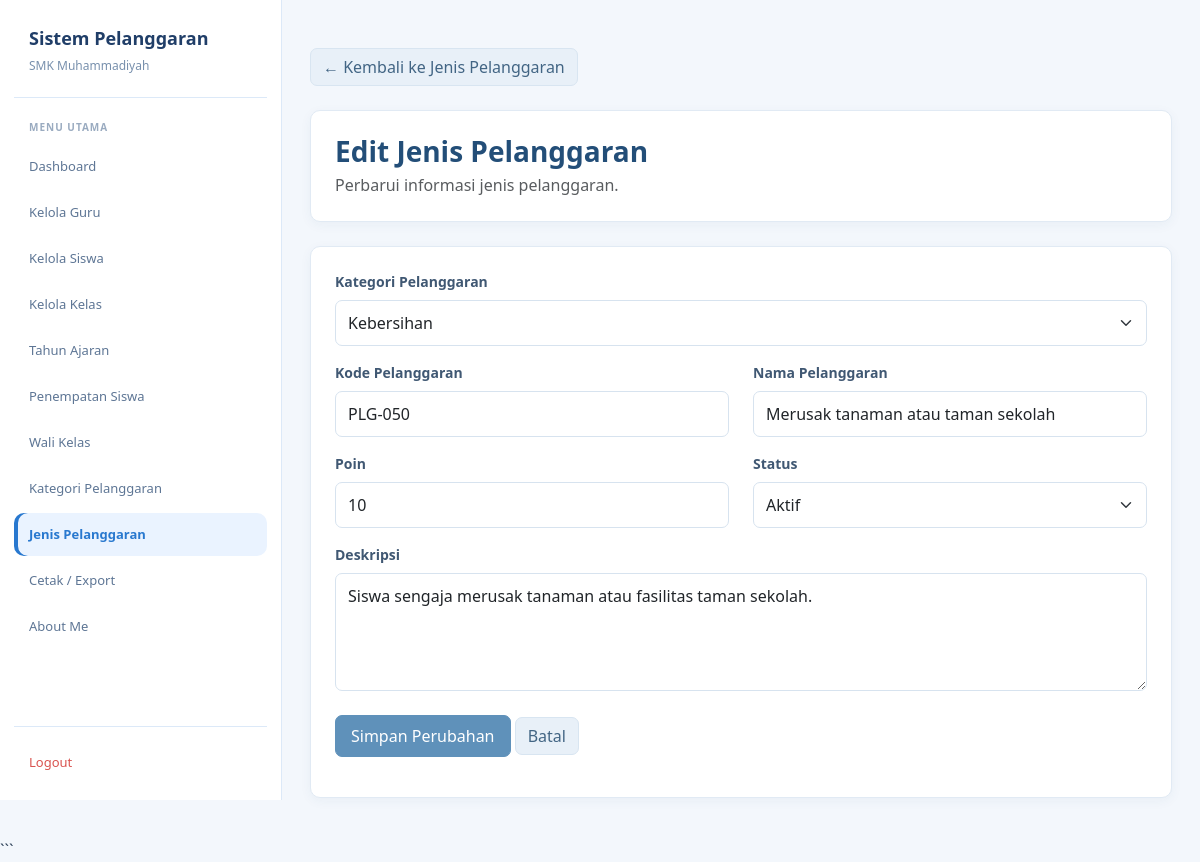
The app's page /admin/edit_jenis_pelanggaran.php?id=50 (signed in) with its own data.
### tables this page shows
CREATE TABLE `t_pelanggaran` (
  `id` int(11) NOT NULL,
  `pelanggaran_kategori_id` int(11) NOT NULL,
  `kode` varchar(30) NOT NULL,
  `nama` varchar(150) NOT NULL,
  `poin` int(11) NOT NULL,
  `deskripsi` text NOT NULL,
  `status_aktif` tinyint(1) NOT NULL,
  `created_at` timestamp NOT NULL DEFAULT current_timestamp(),
  `update_at` timestamp NOT NULL DEFAULT current_timestamp(),
  `tingkat` varchar(20) NOT NULL DEFAULT 'Ringan'
);

CREATE TABLE `t_pelanggaran_kategori` (
  `id` int(11) NOT NULL,
  `nama` varchar(100) NOT NULL,
  `deskripsi` text NOT NULL,
  `status_aktif` tinyint(1) NOT NULL,
  `created_at` timestamp NULL DEFAULT NULL,
  `updated_at` timestamp NULL DEFAULT NULL
);

### admin/edit_jenis_pelanggaran.php (the view, shortened to what this page needs)
<?php
include "../config/koneksi.php";
function e($value): string {
    return htmlspecialchars((string)($value ?? ''), ENT_QUOTES, 'UTF-8');
}
$id = filter_input(INPUT_GET, 'id', FILTER_VALIDATE_INT);
$stmt = mysqli_prepare(
    $koneksi,
    "SELECT * FROM t_pelanggaran WHERE id = ? LIMIT 1"
);
mysqli_stmt_bind_param($stmt, "i", $id);
mysqli_stmt_execute($stmt);
$hasil = mysqli_stmt_get_result($stmt);
$data = mysqli_fetch_assoc($hasil);
$queryKategori = mysqli_query(
    $koneksi,
    "SELECT id, nama
     FROM t_pelanggaran_kategori
     WHERE status_aktif = 1
        OR id = " . (int)$data['pelanggaran_kategori_id'] . "
     ORDER BY nama ASC"
);
?>
<!DOCTYPE html>
<html lang="id">
<head>
<link href="https://cdn.jsdelivr.net/npm/bootstrap@5.3.8/dist/css/bootstrap.min.css" rel="stylesheet">
</head>
<body>
<aside class="sidebar">
    <div class="brand">
        <div class="brand-title">Sistem Pelanggaran</div>
        <div class="brand-subtitle">SMK Muhammadiyah</div>
    </div>
    <div class="menu-title">Menu Utama</div>
    <nav class="menu">
        <a href="../dashboard.php" class="menu-link">Dashboard</a>
        <a href="guru.php" class="menu-link">Kelola Guru</a>
        <a href="siswa.php" class="menu-link">Kelola Siswa</a>
        <a href="kelas.php" class="menu-link">Kelola Kelas</a>
        <a href="tahun_ajaran.php" class="menu-link">Tahun Ajaran</a>
        <a href="penempatan_siswa.php" class="menu-link">Penempatan Siswa</a>
        <a href="wali_kelas.php" class="menu-link">Wali Kelas</a>
        <a href="kategori_pelanggaran.php" class="menu-link">Kategori Pelanggaran</a>
        <a href="jenis_pelanggaran.php" class="menu-link active">Jenis Pelanggaran</a>
        <a href="cetak_export.php" class="menu-link">Cetak / Export</a>
        <a href="../about.php" class="menu-link">About Me</a>
    </nav>
    <div class="logout">
        <a href="../logout.php" class="menu-link">Logout</a>
    </div>
</aside>
<main class="main">
    <a href="jenis_pelanggaran.php" class="btn btn-secondary mb-4">&larr; Kembali ke Jenis Pelanggaran</a>
    <div class="card mb-4">
        <div class="card-body">
            <h2 class="judul mb-1">Edit Jenis Pelanggaran</h2>
            <p class="text-muted mb-0">Perbarui informasi jenis pelanggaran.</p>
        </div>
    </div>
    <div class="card">
        <div class="card-body">
            <form method="POST" action="edit_jenis_pelanggaran.php?id=<?= (int)$id; ?>" autocomplete="off">
                <div class="mb-3">
                    <label for="kategori" class="form-label">Kategori Pelanggaran</label>
                    <select name="pelanggaran_kategori_id" id="kategori" class="form-select" required>
                        <?php while ($kategori = mysqli_fetch_assoc($queryKategori)): ?>
                            <option value="<?= (int)$kategori['id']; ?>"
                                <?= ((string)$data['pelanggaran_kategori_id'] === (string)$kategori['id']) ? 'selected' : ''; ?>>
                                <?= e($kategori['nama']); ?>
                            </option>
                        <?php endwhile; ?>
                    </select>
                </div>
                <div class="row">
                    <div class="col-md-6 mb-3">
                        <label for="kode" class="form-label">Kode Pelanggaran</label>
                        <input type="text" name="kode" id="kode" class="form-control"
                            maxlength="50" value="<?= e($data['kode']); ?>" required>
                    </div>
                    <div class="col-md-6 mb-3">
                        <label for="nama" class="form-label">Nama Pelanggaran</label>
                        <input type="text" name="nama" id="nama" class="form-control"
                            value="<?= e($data['nama']); ?>" required>
                    </div>
                </div>
                <div class="row">
                    <div class="col-md-6 mb-3">
                        <label for="poin" class="form-label">Poin</label>
                        <input type="number" name="poin" id="poin" class="form-control"
                            min="0" value="<?= e($data['poin']); ?>" required>
                    </div>
                    <div class="col-md-6 mb-3">
                        <label for="status_aktif" class="form-label">Status</label>
                        <select name="status_aktif" id="status_aktif" class="form-select" required>
                            <option value="1" <?= (int)$data['status_aktif'] === 1 ? 'selected' : ''; ?>>Aktif</option>
                        </select>
                    </div>
                </div>
                <div class="mb-4">
                    <label for="deskripsi" class="form-label">Deskripsi</label>
                    <textarea name="deskripsi" id="deskripsi" class="form-control" rows="4" required><?= e($data['deskripsi']); ?></textarea>
                </div>
                <button type="submit" name="update" class="btn btn-primary">Simpan Perubahan</button>
                <a href="jenis_pelanggaran.php" class="btn btn-secondary">Batal</a>
            </form>
        </div>
    </div>
</main>
</body>
</html>

### admin/edit_jenis_pelanggaran.php (style rules this page uses)
:root { --blue:#2878cf; --blue-dark:#203e68; --blue-soft:#eaf3ff; --page:#f3f7fc; --line:#dce9f8; }
* { box-sizing:border-box; }
body { margin:0; background:var(--page); color:#2f435a; font-family:"Segoe UI",Arial,sans-serif; }
a { text-decoration:none; }
.sidebar { position:fixed; left:0; top:0; width:282px; min-width:282px; height:100vh; overflow-y:auto; background:#fff; border-right:1px solid var(--line); padding:25px 14px 16px; display:flex; flex-direction:column; z-index:1000; }
.brand { padding:0 15px 22px; border-bottom:1px solid var(--line); margin-bottom:22px; }
.brand-title { font-size:18px; font-weight:700; color:var(--blue-dark); margin-bottom:5px; }
.brand-subtitle { font-size:12px; color:#7890ad; }
.menu-title { font-size:10px; font-weight:700; color:#9aabc0; letter-spacing:1px; text-transform:uppercase; margin:0 15px 10px; }
.menu { display:flex; flex-direction:column; gap:3px; }
.menu-link { min-height:43px; display:flex; align-items:center; padding:10px 15px; border-radius:10px; color:#5e7695; font-size:13px; transition:.2s ease; }
.menu-link:hover,.menu-link.active { background:var(--blue-soft); color:var(--blue); }
.menu-link.active { font-weight:600; box-shadow:inset 4px 0 0 var(--blue); }
.logout { margin-top:auto; padding-top:14px; border-top:1px solid var(--line); }
.logout .menu-link { color:#d9534f; }
.main { margin-left:282px; min-height:100vh; padding:24px 28px 40px; }
.card { border:1px solid #e1eaf4!important; border-radius:10px; box-shadow:0 3px 12px rgba(35,78,120,.05)!important; }
.card-body { padding:24px; }
.judul,h4 { color:#234e78; }
.judul { font-size:28px; font-weight:600; }
.form-label { color:#405873; font-weight:600; font-size:14px; }
.form-control,.form-select { border-color:#d7e3ef; border-radius:7px; padding:10px 12px; }
.btn { border-radius:7px; }
.btn-primary { --bs-btn-color:#fff; --bs-btn-bg:#5f91ba; --bs-btn-border-color:#5f91ba; --bs-btn-hover-color:#fff; --bs-btn-hover-bg:#4b7fa9; --bs-btn-hover-border-color:#4b7fa9; padding:8px 15px; }
.btn-secondary { --bs-btn-bg:#e8f0f8; --bs-btn-border-color:#d8e5f1; --bs-btn-color:#426584; --bs-btn-hover-bg:#dceaf6; --bs-btn-hover-border-color:#cbddeb; --bs-btn-hover-color:#234e78; }

### records on screen
t_pelanggaran: pelanggaran_kategori_id "Kebersihan", kode "PLG-050", nama "Merusak tanaman atau taman sekolah", poin "10", status_aktif "Aktif", deskripsi "Siswa sengaja merusak tanaman atau fasilitas taman sekolah."
